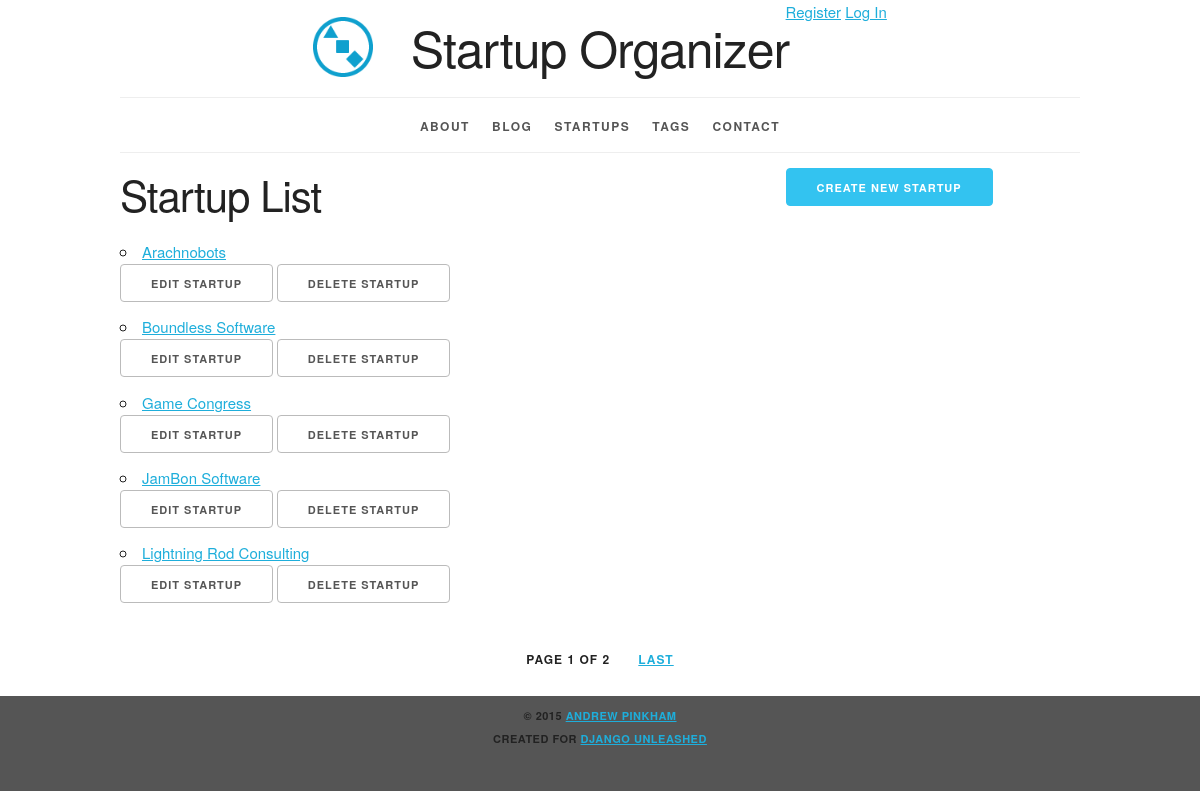
The page /startup/ on the database its author committed.
### organizer/models.py (models this page shows, shortened)
class Startup(models.Model):
    name = models.CharField(
        max_length=31, db_index=True)
    slug = models.SlugField(
        max_length=31,
        unique=True,
        help_text='A label for URL config.')
    description = models.TextField()
    founded_date = models.DateField(
        'date founded')
    contact = models.EmailField()
    website = models.URLField(max_length=255)
    tags = models.ManyToManyField(Tag, blank=True)
    objects = StartupManager()
    class Meta:
        ordering = ['name']
        get_latest_by = 'founded_date'
    def get_absolute_url(self):
        return reverse('organizer_startup_detail',
                       kwargs={'slug': self.slug})
    def get_delete_url(self):
        return reverse('organizer_startup_delete',
                       kwargs={'slug': self.slug})
    def get_update_url(self):
        return reverse('organizer_startup_update',
                       kwargs={'slug': self.slug})

### organizer/views.py (the view)
class StartupList(PageLinksMixin, ListView):
    model = Startup
    paginate_by = 5  # 5 items per page

### organizer/utils.py (called while the page is built)
    def _page_urls(self, page_number):
        return "?{pkw}={n}".format(
            pkw=self.page_kwarg,
            n=page_number)

    def first_page(self, page):
        if page.number > 1:
            return self._page_urls(1)
        return None

    def previous_page(self, page):
        if (page.has_previous()
                and page.number > 2):
            return self._page_urls(
                page.previous_page_number())
        return None

    def next_page(self, page):
        last_page = page.paginator.num_pages
        if (page.has_next()
                and page.number < last_page - 1):
            return self._page_urls(
                page.next_page_number())
        return None

    def last_page(self, page):
        last_page = page.paginator.num_pages
        if page.number < last_page:
            return self._page_urls(last_page)
        return None

    def get_context_data(self, **kwargs):
        context = super().get_context_data(
            **kwargs)
        page = context.get('page_obj')
        if page is not None:
            context.update({
                'first_page_url':
                    self.first_page(page),
                'previous_page_url':
                    self.previous_page(page),
                'next_page_url':
                    self.next_page(page),
                'last_page_url':
                    self.last_page(page),
            })
        return context

### organizer/templates/organizer/startup_list.html (shortened to what this page needs)
{% extends parent_template|default:"organizer/base_organizer.html" %}
{% block create_button %}
    <a
        href="{% url 'organizer_startup_create' %}"
        class="button button-primary">
      Create New Startup</a>
{% endblock %}
{% block org_content %}
  <h2>Startup List</h2>
  <ul>
    {% for startup in startup_list %}
      <li>
        <a href="{{ startup.get_absolute_url }}">
          {{ startup.name }}</a>
          <ul class="inline">
              <li>
                <a
                    href="{{ startup.get_update_url }}"
                    class="button">
                  Edit Startup</a></li>
              <li>
                <a
                    href="{{ startup.get_delete_url }}"
                    class="button">
                  Delete Startup</a></li>
          </ul>
      </li>
    {% empty %}
      <li><em>No Startups Available</em></li>
    {% endfor %}
  </ul>
{% endblock %}

### static/site/skeleton.css (style rules this page uses)
html { font-size: 62.5%; }
body { font-size: 1.5em; line-height: 1.6; font-weight: 400; font-family: "Raleway", "HelveticaNeue", "Helvetica Neue", Helvetica, Arial, sans-serif; color: #222; }
h1, h2, h3, h4, h5, h6 { margin-top: 0; margin-bottom: 2rem; font-weight: 300; }
h2 { font-size: 3.6rem; line-height: 1.25; letter-spacing: -.1rem; }
@media (min-width: 550px) { h2 { font-size: 4.2rem; } }
a { color: #1EAEDB; }
.button, button, input[type="submit"], input[type="reset"], input[type="button"] { display: inline-block; height: 38px; padding: 0 30px; color: #555; text-align: center; font-size: 11px; font-weight: 600; line-height: 38px; letter-spacing: .1rem; text-transform: uppercase; text-decoration: none; white-space: nowrap; background-color: transparent; border-radius: 4px; border: 1px solid #bbb; cursor: pointer; box-sizing: border-box; }
.button.button-primary, button.button-primary, input[type="submit"].button-primary, input[type="reset"].button-primary, input[type="button"].button-primary { color: #FFF; background-color: #33C3F0; border-color: #33C3F0; }
ul { list-style: circle inside; }
ol, ul { padding-left: 0; margin-top: 0; }
ul ul, ul ol, ol ol, ol ul { margin: 1.5rem 0 1.5rem 3rem; font-size: 90%; }
li { margin-bottom: 1rem; }
button, .button { margin-bottom: 1rem; }
pre, blockquote, dl, figure, table, p, ul, ol, form { margin-bottom: 2.5rem; }

### static/site/style.css (style rules this page uses)
html { height: 100%; background-color: #555; }
body { background-color: white; }
.inline { list-style-type: none; padding: 0; margin: 0 0 -0.5em; }
.inline li { display: inline; }

### rows shown on the page
Startup: name "Arachnobots"
Startup: name "Boundless Software"
Startup: name "Game Congress"
Startup: name "JamBon Software"
Startup: name "Lightning Rod Consulting"

### other values the page prints
{{ page_obj.number }} "1"
{{ paginator.num_pages }} "2"
